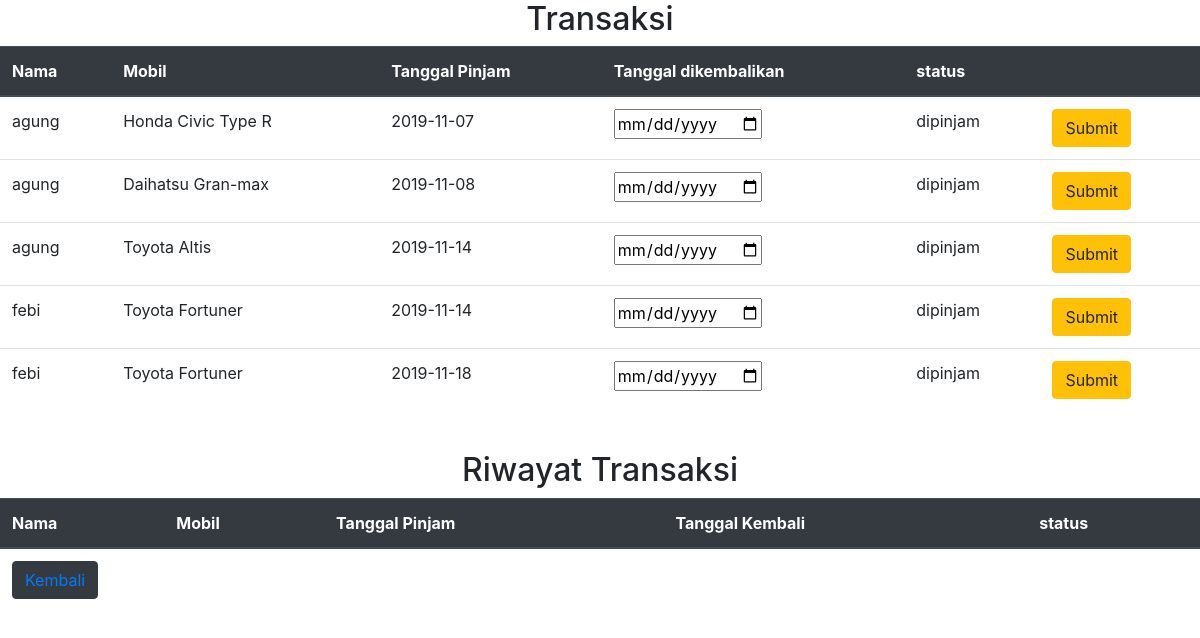
/dbase/transaksi_di_user.php, run on the app's committed database.
### tables this page shows
CREATE TABLE `transaksi` (
  `id_transaksi` int(5) NOT NULL,
  `id_pegawai` char(5) DEFAULT NULL,
  `no_sim` char(12) DEFAULT NULL,
  `plat` varchar(9) DEFAULT NULL,
  `id_sopir` char(5) DEFAULT NULL,
  `tgl_transaksi` date DEFAULT NULL,
  `harga` int(11) DEFAULT NULL,
  `status` varchar(20) NOT NULL
);

CREATE TABLE `penyewa` (
  `no_sim` char(12) NOT NULL,
  `Nama` varchar(30) DEFAULT NULL,
  `alamat` varchar(50) DEFAULT NULL,
  `no_telp` varchar(13) DEFAULT NULL,
  `password` char(8) NOT NULL
);

CREATE TABLE `mobil` (
  `plat` varchar(9) NOT NULL,
  `id_jenis` char(5) DEFAULT NULL,
  `seri_mobil` varchar(50) DEFAULT NULL,
  `transmisi` varchar(13) DEFAULT NULL
);

### dbase/transaksi_di_user.php (the view, shortened to what this page needs)
<!DOCTYPE html>
<html>
<head>
	<link rel="stylesheet" type="text/css" href="bootstrap.min.css">
</head>
<body>
	<div>
		<h2 align="center">Transaksi</h2>
	</div>
	<table class="table">
			  <thead class="thead-dark">
			    <tr>
			      <th scope="col">Nama</th>
			      <th scope="col">Mobil</th>
			      <th scope="col">Tanggal Pinjam</th>
			       <th scope="col">Tanggal dikembalikan</th>
			      <th scope="col">status</th>
			      <th scope="col"></th>
			    </tr>
			  </thead>
	<?php
			$hostname="localhost";
			$username="root";
			$password="";
			$database="tester1";
			$link= new mysqli($hostname,$username,$password,$database);
			$sql= "SELECT * FROM (transaksi t LEFT JOIN mobil m ON  m.plat=t.plat) LEFT JOIN penyewa p ON p.no_sim=t.no_sim WHERE status='dipinjam'";
			$query= mysqli_query($link,$sql);
			while($data= mysqli_fetch_array($query))
			{
				$sqljenis="SELECT * FROM jenis j LEFT JOIN mobil m ON j.id_jenis=m.id_jenis WHERE plat='$data[plat]' ";
				$queryjenis= mysqli_query($link,$sqljenis);
				$datajenis=mysqli_fetch_array($queryjenis);
			?>
			  <form method="POST" action="proses_pengembalian.php?id_transaksi=<?php echo $data['id_transaksi'];?>&id_jenis=<?php echo $datajenis['id_jenis'] ?>">
			  <tbody>
			    <tr>
			      <td><?php echo $data['Nama']; ?></td>
			      <td><?php echo $data['seri_mobil']; ?></td>
			      <td><?php echo $data['tgl_transaksi']; ?></td>
			      <td><input type="date" name="tgl_kembali" value="tgl_kembali"></td>
			      <td><?php echo $data ['status'] ?></td>
			      <td><input type="submit"  class="btn btn-warning"></input></td>
			    </tr>
			  </tbody>
			  </form>
		<?php } ?>
	 </table>
	<div>
		<br><h2 align="center">Riwayat Transaksi</h2>
	</div>
	<table class="table">
			  <thead class="thead-dark">
			    <tr>
			      <th scope="col">Nama</th>
			      <th scope="col">Mobil</th>
			      <th scope="col">Tanggal Pinjam</th>
			     <th scope="col">Tanggal Kembali</th>
			      <th scope="col">status</th>
			    </tr>
			  </thead>
		 <td colspan="6"><button type="button" class="btn btn-dark"><a href=../dbase/bindex.php>Kembali</a></button></td>
	 </table>
</body>
</html>

### data on the page
transaksi: no_sim.Nama "agung", plat.seri_mobil "Honda Civic Type R", tgl_transaksi "2019-11-07", status "dipinjam"
transaksi: no_sim.Nama "agung", plat.seri_mobil "Daihatsu Gran-max", tgl_transaksi "2019-11-08", status "dipinjam"
transaksi: no_sim.Nama "agung", plat.seri_mobil "Toyota Altis", tgl_transaksi "2019-11-14", status "dipinjam"
transaksi: no_sim.Nama "febi", plat.seri_mobil "Toyota Fortuner", tgl_transaksi "2019-11-14", status "dipinjam"
transaksi: no_sim.Nama "febi", plat.seri_mobil "Toyota Fortuner", tgl_transaksi "2019-11-18", status "dipinjam"
